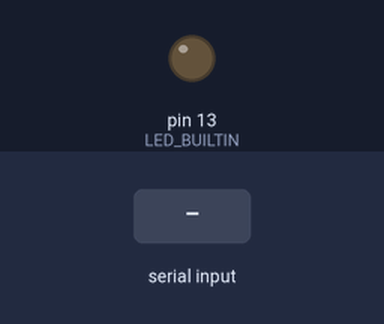
Bench run of a sketch on a simulated Arduino Uno, built with avr-gcc and run on an emulated ATmega328P. Parts: output pins drawn as LEDs (lit = HIGH). The test bench sets the inputs (shaded band). What the sketch prints to the serial monitor is not drawn.

Above: at 1.2 s.
1.3 s: byte 5 (0x05) received over Serial
At 2.3 s:
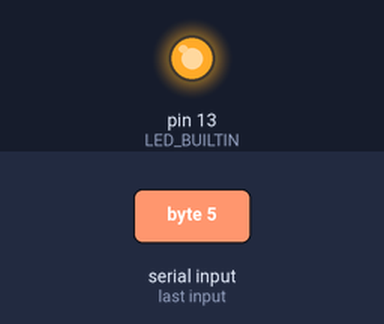
2.8 s: "1" received over Serial
4.3 s: "0" received over Serial
5.8 s: "2" received over Serial
Timing chart, 0 to 8.3 s (numbered marks = the images above; inputs shaded):
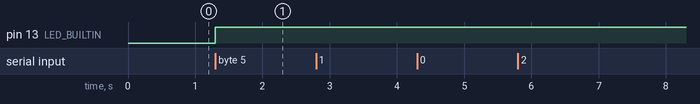

Measured:
- after the input at 1.3 s, pin 13 (LED_BUILTIN): LOW → HIGH at once
- after the input at 2.8 s, every drawn part: stays the same
- after the input at 4.3 s, every drawn part: stays the same
- after the input at 5.8 s, every drawn part: stays the same

The sketch:

data_test.ino
```cpp
// this script tests when the arduino connection cuts off for the serial monitor.
// (there's some byte that the serial monitor can't handle, and it cuts the connection)

double d = 0;

bool received = false;
bool aligned = false;

void setup() {
    Serial.begin(38400);
    //Serial.println("0");

    // internal led
    pinMode(LED_BUILTIN, OUTPUT);
    digitalWrite(LED_BUILTIN, LOW);
}

void loop() {
    if (Serial.available() > 0) {
        byte c = Serial.read();

        //Serial.print(c);

        // enable led
        if (c == 0x05) {
            aligned = true;
            digitalWrite(LED_BUILTIN, HIGH);
        }

        if (aligned) {
            byte n[4];
            memcpy(n, &d, 4);

            byte rn[4];

            for (int i = 0; i < 4; i++) {
                rn[i] = n[3 - i];
            }

            byte test[8];

            for (int i = 0; i < 4; i++) {
                test[i + 4] = rn[i];
            }

            test[0] = 0x0A;
            test[1] = 0x02;
            test[2] = 0x00;
            test[3] = 0x01;

            for (int i = 0; i < 8; i++) {
                Serial.print((char) test[i]);
            }

            d += 1;
        } else {
            byte l[8] = {
                0x55, 0x56, 0x57, 0x58, 0x59, 0x60, 0x61, 0x62
            };

            for (int i = 0; i < 8; i++) {
                Serial.print((char) l[i]);
            }
        }

        delay(100);
    }
}
```
